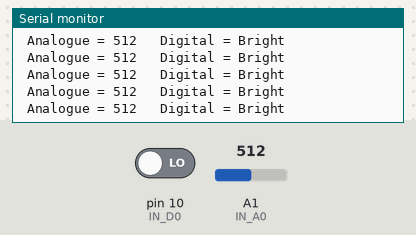
This sketch was run on a simulated Arduino Uno, built with avr-gcc and run on an emulated ATmega328P. Shown: the last lines printed to the serial monitor. The test bench sets the inputs (shaded band); at power-on: pin 10 (IN_D0) LOW, A1 (IN_A0) = 512.

Above: at 1.2 s.
1.3 s: pin 10 (IN_D0) driven HIGH
At 1.31 s:
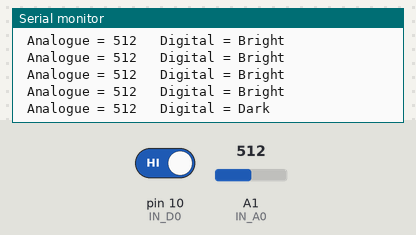
3.2 s: A1 (IN_A0) set to 716
At 3.22 s:
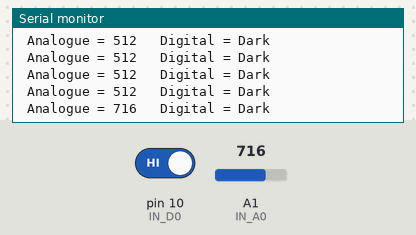
4.7 s: A1 (IN_A0) set to 900
At 4.73 s:
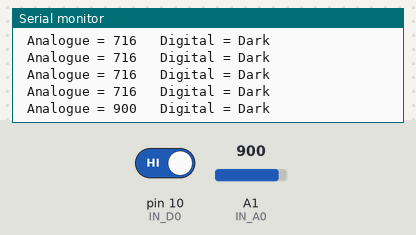
6.2 s: pin 10 (IN_D0) driven LOW
At 6.24 s:
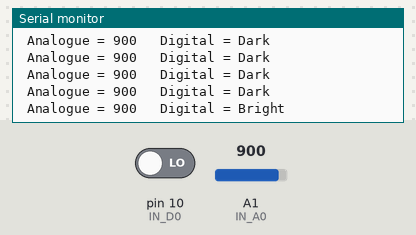
Timing chart, 0 to 8.7 s (numbered marks = the images above; inputs shaded):
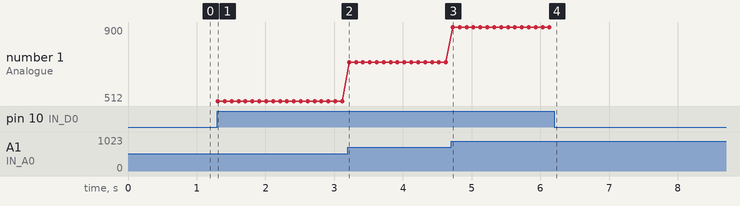

Measured:
- after the input at 1.3 s, the serial monitor: prints a new line at once (image 1)
- after the input at 3.2 s, the serial monitor: prints a new line at once (image 2)
- after the input at 4.7 s, the serial monitor: prints a new line at once (image 3)
- after the input at 6.2 s, the serial monitor: prints a new line at once (image 4)
- plotted number 1: 512 → 716 after the input at 3.2 s, 716 → 900 after the input at 4.7 s

The sketch:

MH_sensor_series.ino
```cpp
const int IN_A0 = A1; // analog input
const int IN_D0 = 10; // digital input
int value_A0;
bool value_D0;

void setup() {
Serial.begin(9600);
pinMode (IN_A0, INPUT);
pinMode (IN_D0, INPUT);
}

void loop() {
value_A0 = analogRead(IN_A0); // reads the analog input from the IR distance sensor
value_D0 = digitalRead(IN_D0);// reads the digital input from the IR distance sensor
Serial.print(" Analogue = ");
Serial.print(value_A0);
if(value_D0 == 1){
  Serial.println("\t Digital = Dark");
}else {
  Serial.println("\t Digital = Bright");
}
delay(100);
}
```
